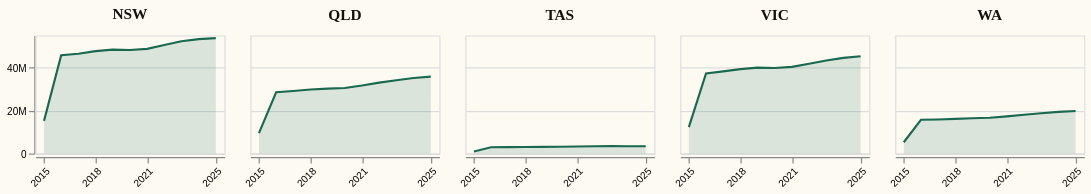

Specify this chart in Vega-Lite:
### Vega-Lite specification from a JSON file in a GitHub repository (floating-point values rounded to 4 significant figures)
{"$schema": "https://vega.github.io/schema/vega-lite/v5.json", "background": "#FDFAF2", "data": {"name": "SA5"}, "facet": {"field": "state", "type": "nominal", "columns": 5, "header": {"title": null, "labelFont": "DM Sans", "labelFontSize": 13, "labelFontWeight": "600", "labelColor": "#17100A"}}, "spec": {"width": 160, "height": 100, "mark": {"type": "area", "color": "#1A6850", "opacity": 0.15, "line": {"color": "#1A6850", "strokeWidth": 1.8}}, "encoding": {"x": {"field": "year", "type": "ordinal", "axis": {"title": null, "labelAngle": -45, "labelFontSize": 8.5, "values": [2015, 2018, 2021, 2025]}}, "y": {"field": "job_seekers", "type": "quantitative", "axis": {"title": null, "format": ",.0s", "labelFontSize": 8.5}, "scale": {"zero": true}}, "tooltip": [{"field": "state", "title": "State"}, {"field": "year", "title": "Year"}, {"field": "job_seekers", "title": "Workers", "format": ",.0f"}]}}, "datasets": {"SA5": [{"year": 2015, "state": "NSW", "job_seekers": 15204912}, {"year": 2015, "state": "QLD", "job_seekers": 9478110}, {"year": 2015, "state": "TAS", "job_seekers": 961141}, {"year": 2015, "state": "VIC", "job_seekers": 12263671}, {"year": 2015, "state": "WA", "job_seekers": 5251954}, {"year": 2016, "state": "NSW", "job_seekers": 45782597}, {"year": 2016, "state": "QLD", "job_seekers": 28522812}, {"year": 2016, "state": "TAS", "job_seekers": 2902786}, {"year": 2016, "state": "VIC", "job_seekers": 37299083}, {"year": 2016, "state": "WA", "job_seekers": 15727325}, {"year": 2017, "state": "NSW", "job_seekers": 46464915}, {"year": 2017, "state": "QLD", "job_seekers": 29107535}, {"year": 2017, "state": "TAS", "job_seekers": 2982501}, {"year": 2017, "state": "VIC", "job_seekers": 38268912}, {"year": 2017, "state": "WA", "job_seekers": 15861744}, {"year": 2018, "state": "NSW", "job_seekers": 47688789}, {"year": 2018, "state": "QLD", "job_seekers": 29834391}, {"year": 2018, "state": "TAS", "job_seekers": 3058533}, {"year": 2018, "state": "VIC", "job_seekers": 39284221}, {"year": 2018, "state": "WA", "job_seekers": 16164945}, {"year": 2019, "state": "NSW", "job_seekers": 48415856}, {"year": 2019, "state": "QLD", "job_seekers": 30215642}, {"year": 2019, "state": "TAS", "job_seekers": 3110966}, {"year": 2019, "state": "VIC", "job_seekers": 39983395}, {"year": 2019, "state": "WA", "job_seekers": 16416341}, {"year": 2020, "state": "NSW", "job_seekers": 48213198}, {"year": 2020, "state": "QLD", "job_seekers": 30515312}, {"year": 2020, "state": "TAS", "job_seekers": 3181007}, {"year": 2020, "state": "VIC", "job_seekers": 39808556}, {"year": 2020, "state": "WA", "job_seekers": 16642218}, {"year": 2021, "state": "NSW", "job_seekers": 48724248}, {"year": 2021, "state": "QLD", "job_seekers": 31664448}, {"year": 2021, "state": "TAS", "job_seekers": 3295929}, {"year": 2021, "state": "VIC", "job_seekers": 40360247}, {"year": 2021, "state": "WA", "job_seekers": 17291851}, {"year": 2022, "state": "NSW", "job_seekers": 50524142}, {"year": 2022, "state": "QLD", "job_seekers": 33020540}, {"year": 2022, "state": "TAS", "job_seekers": 3394023}, {"year": 2022, "state": "VIC", "job_seekers": 41811539}, {"year": 2022, "state": "WA", "job_seekers": 18078600}, {"year": 2023, "state": "NSW", "job_seekers": 52300451}, {"year": 2023, "state": "QLD", "job_seekers": 34112127}, {"year": 2023, "state": "TAS", "job_seekers": 3424684}, {"year": 2023, "state": "VIC", "job_seekers": 43342120}, {"year": 2023, "state": "WA", "job_seekers": 18758642}, {"year": 2024, "state": "NSW", "job_seekers": 53263920}, {"year": 2024, "state": "QLD", "job_seekers": 35146397}, {"year": 2024, "state": "TAS", "job_seekers": 3402003}, {"year": 2024, "state": "VIC", "job_seekers": 44549088}, {"year": 2024, "state": "WA", "job_seekers": 19391514}, {"year": 2025, "state": "NSW", "job_seekers": 53740986}, {"year": 2025, "state": "QLD", "job_seekers": 35841446}, {"year": 2025, "state": "TAS", "job_seekers": 3392518}, {"year": 2025, "state": "VIC", "job_seekers": 45304702}, {"year": 2025, "state": "WA", "job_seekers": 19793887}]}}
